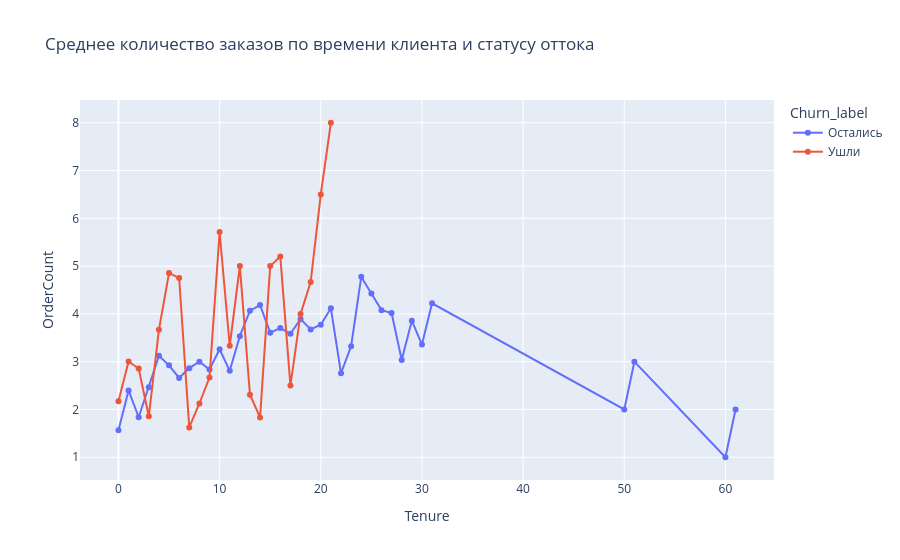

This figure's notebook cell:
### Markdown cell above
#### Линейный график (OrderCount vs Tenure, цвет — Churn)

### Code cell
df_clean = df.dropna(subset=['Tenure', 'OrderCount']).copy()
df_clean['Churn_label'] = df_clean['Churn'].map({0: 'Остались', 1: 'Ушли'})

fig4 = px.line(df_clean.groupby(['Churn_label', 'Tenure'])['OrderCount'].mean().reset_index(),
               x='Tenure', y='OrderCount', color='Churn_label',
               title='Среднее количество заказов по времени клиента и статусу оттока',
               markers=True)
fig4.show()

### Figure 1 — Plotly figure (JSON) as saved in the notebook; plotly's stock layout.template omitted (floating-point values rounded to 4 significant figures)
{"data": [{"hovertemplate": "Churn_label=Остались<br>Tenure=%{x}<br>OrderCount=%{y}<extra></extra>", "legendgroup": "Остались", "line": {"color": "#636efa", "dash": "solid"}, "marker": {"symbol": "circle"}, "mode": "lines+markers", "name": "Остались", "orientation": "v", "showlegend": true, "x": [0.0, 1.0, 2.0, 3.0, 4.0, 5.0, 6.0, 7.0, 8.0, 9.0, 10.0, 11.0, 12.0, 13.0, 14.0, 15.0, 16.0, 17.0, 18.0, 19.0, 20.0, 21.0, 22.0, 23.0, 24.0, 25.0, 26.0, 27.0, 28.0, 29.0, 30.0, 31.0, 50.0, 51.0, 60.0, 61.0], "xaxis": "x", "y": [1.564, 2.399, 1.837, 2.466, 3.124, 2.923, 2.659, 2.865, 3.0, 2.835, 3.26, 2.809, 3.533, 4.068, 4.184, 3.607, 3.703, 3.583, 3.893, 3.675, 3.774, 4.118, 2.758, 3.325, 4.776, 4.429, 4.078, 4.018, 3.034, 3.857, 3.358, 4.222, 2.0, 3.0, 1.0, 2.0], "yaxis": "y", "type": "scatter"}, {"hovertemplate": "Churn_label=Ушли<br>Tenure=%{x}<br>OrderCount=%{y}<extra></extra>", "legendgroup": "Ушли", "line": {"color": "#EF553B", "dash": "solid"}, "marker": {"symbol": "circle"}, "mode": "lines+markers", "name": "Ушли", "orientation": "v", "showlegend": true, "x": [0.0, 1.0, 2.0, 3.0, 4.0, 5.0, 6.0, 7.0, 8.0, 9.0, 10.0, 11.0, 12.0, 13.0, 14.0, 15.0, 16.0, 17.0, 18.0, 19.0, 20.0, 21.0], "xaxis": "x", "y": [2.174, 3.003, 2.857, 1.857, 3.667, 4.857, 4.75, 1.625, 2.125, 2.667, 5.714, 3.333, 5.0, 2.308, 1.833, 5.0, 5.2, 2.5, 4.0, 4.667, 6.5, 8.0], "yaxis": "y", "type": "scatter"}], "layout": {"xaxis": {"anchor": "y", "domain": [0, 1], "title": {"text": "Tenure"}}, "yaxis": {"anchor": "x", "domain": [0, 1], "title": {"text": "OrderCount"}}, "legend": {"title": {"text": "Churn_label"}, "tracegroupgap": 0}, "title": {"text": "Среднее количество заказов по времени клиента и статусу оттока"}}}
